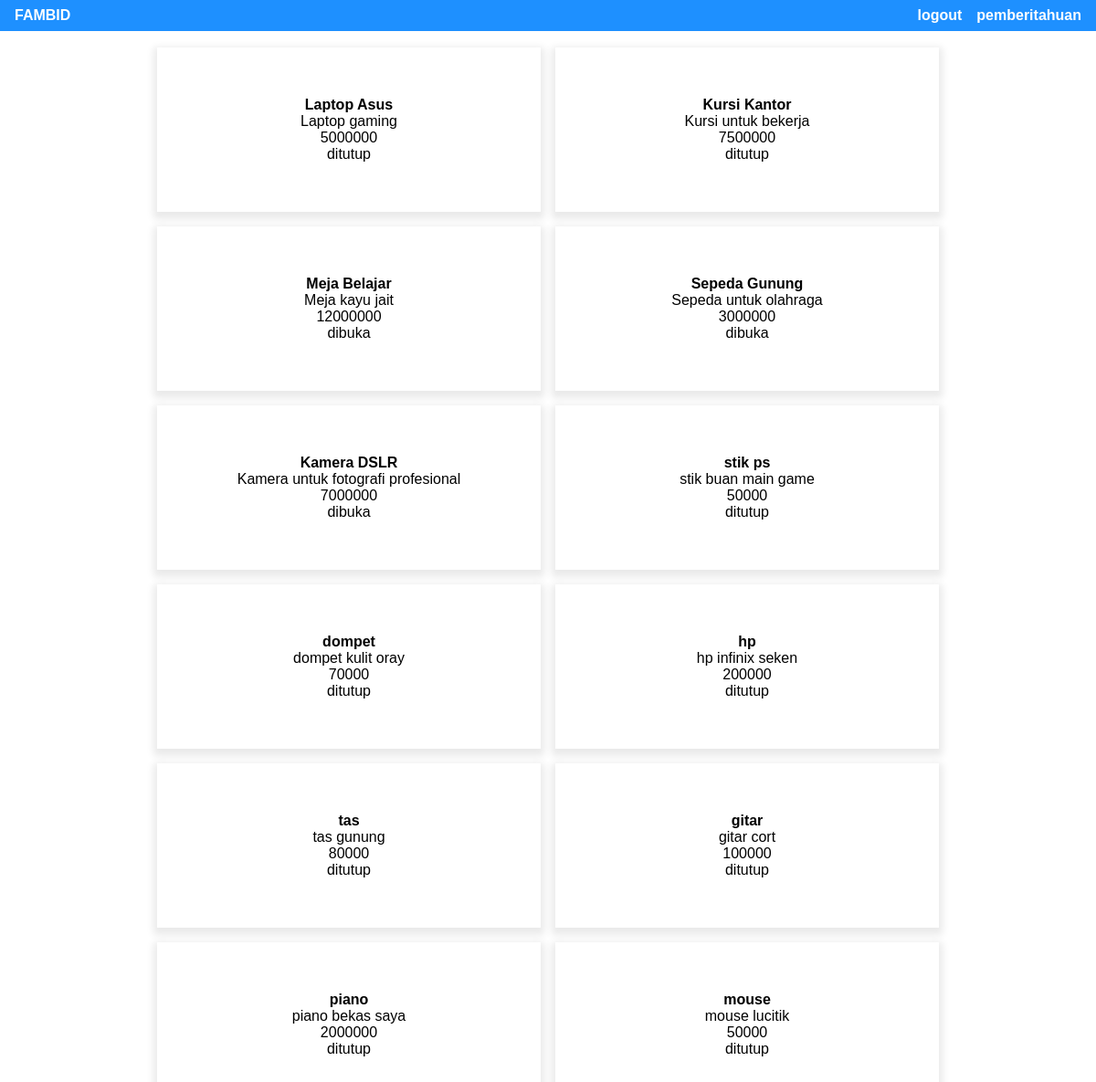
Page /index.php (signed in) on the committed database.
### tables this page shows
CREATE TABLE `tb_barang` (
  `id_barang` int(11) NOT NULL,
  `nama_barang` varchar(25) NOT NULL,
  `tgl` date NOT NULL,
  `harga_awal` int(20) NOT NULL,
  `deskripsi_barang` varchar(100) NOT NULL
);

CREATE TABLE `tb_lelang` (
  `id_lelang` int(11) NOT NULL,
  `id_barang` int(11) NOT NULL,
  `tgl_lelang` date NOT NULL,
  `harga_akhir` int(20) DEFAULT NULL,
  `id_user` int(11) DEFAULT NULL,
  `id_petugas` int(11) DEFAULT NULL,
  `status` enum('dibuka','ditutup') NOT NULL
);

### index.php (the view, shortened to what this page needs)
<?php
    include('services/database.php');
    $statusBarang = "";
      $select_barang_query = "select * from tb_barang";
      $select_barang = $db->query($select_barang_query);
?>
<!DOCTYPE html>
<html lang="en">
<head>
    <link rel="stylesheet" href="style.css"/>
</head>
<body>
<?php include("layouts/header.php") ?>
<br>
<div class="container">
          <?php
              foreach ($select_barang as $barang) {
                $id_barang = $barang['id_barang'];
                $query_select_status = "select * from tb_lelang WHERE id_barang = '$id_barang' ";
                $select_status = $db->query($query_select_status);
            foreach($select_status as $status){
                    $statusBarang = $status['status'];
            }
          ?>
    <div class="card" onclick="goToMeja('<?= $barang['id_barang'] ?>', '<?= $barang['nama_barang'] ?>', <?= $barang['harga_awal'] ?>, '<?= $statusBarang ?>')">
          <b> <?= $barang['nama_barang']?> </b>
          <p>
              <?= $barang['deskripsi_barang']; ?> <br>
             <?= $barang['harga_awal']; ?><br>
             <?= $statusBarang ?>
          </p>
    </div>
          <?php } ?>
</div>
</body>
</html>

### style.css (style rules this page uses)
*, html, body { margin: 0; padding: 0; box-sizing: border-box; }
html { font-family: Helvetica; }
.container { display: flex; flex-wrap: wrap; justify-content: center; gap: 16px; }
.card { display: flex; flex-direction: column; justify-content: center; align-items: center; text-align: center; padding: 8px; width: 35%; height: 180px; cursor: pointer; box-shadow: #eaeaea 0 4px 8px 4px; }

### rows in the picture
tb_barang: nama_barang "Laptop Asus", deskripsi_barang "Laptop gaming", harga_awal "5000000", tb_lelang.status "ditutup"
tb_barang: nama_barang "Kursi Kantor", deskripsi_barang "Kursi untuk bekerja", harga_awal "7500000", tb_lelang.status "ditutup"
tb_barang: nama_barang "Meja Belajar", deskripsi_barang "Meja kayu jait", harga_awal "12000000", tb_lelang.status "dibuka"
tb_barang: nama_barang "Sepeda Gunung", deskripsi_barang "Sepeda untuk olahraga", harga_awal "3000000", tb_lelang.status "dibuka"
tb_barang: nama_barang "Kamera DSLR", deskripsi_barang "Kamera untuk fotografi profesional", harga_awal "7000000", tb_lelang.status "dibuka"
tb_barang: nama_barang "stik ps", deskripsi_barang "stik buan main game", harga_awal "50000", tb_lelang.status "ditutup"
tb_barang: nama_barang "dompet", deskripsi_barang "dompet kulit oray", harga_awal "70000", tb_lelang.status "ditutup"
tb_barang: nama_barang "hp", deskripsi_barang "hp infinix seken", harga_awal "200000", tb_lelang.status "ditutup"
tb_barang: nama_barang "tas", deskripsi_barang "tas gunung", harga_awal "80000", tb_lelang.status "ditutup"
tb_barang: nama_barang "gitar", deskripsi_barang "gitar cort", harga_awal "100000", tb_lelang.status "ditutup"
tb_barang: nama_barang "piano", deskripsi_barang "piano bekas saya", harga_awal "2000000"
tb_lelang: status "ditutup"
tb_barang: nama_barang "mouse", deskripsi_barang "mouse lucitik", harga_awal "50000", tb_lelang.status "ditutup"
